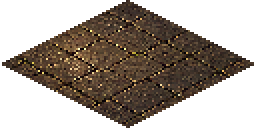
#> input picture _workspace/active/2026-07-30-rat-host-2d-production-assets-v1/artifacts/game-assets/environment/floor_clean_128x64.png, 128 x 64 px (shown 2 times larger)
$ python validate_production_assets.py
#> lines starting #> are read from the running program, lines starting #| are printed output that depends on the picture; after the words box and inside, x2 and y2 are one past the last pixel; in counts of white or black regions, pixels touching at a corner belong together
"""Validate production-v1 2D assets without importing them into Unity."""

from __future__ import annotations

import hashlib
import json
import subprocess
import sys
from pathlib import Path

import cv2
import numpy as np
from PIL import Image


ROOT = Path(__file__).resolve().parents[1]
GAME = ROOT / "artifacts" / "game-assets"
PREVIEWS = ROOT / "artifacts" / "previews"
REPORT = ROOT / "artifacts" / "validation-report.json"
BUILD = ROOT / "source" / "build_production_assets.py"


class Checks:
    def __init__(self) -> None:
        self.rows: list[dict[str, object]] = []

    def check(self, name: str, passed: bool, detail: str) -> None:
        self.rows.append({"name": name, "passed": bool(passed), "detail": detail})


def sha(path: Path) -> str:
    return hashlib.sha256(path.read_bytes()).hexdigest()


def png_info(path: Path) -> tuple[Image.Image, np.ndarray]:
    image = Image.open(path).convert("RGBA")
    return image, np.array(image)


def chroma_residual(array: np.ndarray) -> tuple[int, int]:
    red = array[:, :, 0]
    green = array[:, :, 1]
    blue = array[:, :, 2]
    alpha = array[:, :, 3]
    visible = alpha > 16
    magenta = visible & (red > 180) & (blue > 180) & (green < 80)
    green_key = visible & (green > 180) & (red < 80) & (blue < 100)
    return int(magenta.sum()), int(green_key.sum())


def alpha_bbox(array: np.ndarray) -> tuple[int, int, int, int]:
    ys, xs = np.where(array[:, :, 3] > 24)
    if not len(xs):
        return 0, 0, 0, 0
    return int(xs.min()), int(ys.min()), int(xs.max()) + 1, int(ys.max()) + 1


def verify_repeat(tile: Image.Image) -> tuple[bool, str]:
    width, height = tile.size
    canvas = Image.new("RGBA", (width * 5, height * 5), (0, 0, 0, 0))
    origin_x = canvas.width // 2
    origin_y = 8
    for total in range(7):
        for gy in range(4):
            gx = total - gy
            if 0 <= gx < 4:
                x = origin_x + (gx - gy) * (width // 2) - width // 2
                y = origin_y + (gx + gy) * (height // 2)
                canvas.alpha_composite(tile, (x, y))
    mask = (np.array(canvas.getchannel("A")) > 24).astype(np.uint8) * 255
    contours, hierarchy = cv2.findContours(mask, cv2.RETR_CCOMP, cv2.CHAIN_APPROX_SIMPLE)
    holes = 0
    if hierarchy is not None:
        holes = sum(1 for row in hierarchy[0] if row[3] >= 0)
    components, _labels = cv2.connectedComponents((mask > 0).astype(np.uint8), 8)
    passed = holes == 0 and components == 2
    return passed, f"visible_components={components - 1}, holes={holes}"


def all_output_files() -> list[Path]:
    return sorted(path for path in GAME.rglob("*") if path.is_file())


def main() -> int:
    checks = Checks()
    expected_sizes = {
        "environment/floor_clean_128x64.png": (128, 64),
        "environment/floor_worn_128x64.png": (128, 64),
        "environment/water_center_128x64.png": (128, 64),
        "environment/wall_straight_160x160.png": (160, 160),
        "environment/wall_corner_192x160.png": (192, 160),
        "environment/water_edge_128x96.png": (128, 96),
        "environment/prop_barrel_96x112.png": (96, 112),
        "environment/prop_crate_112x112.png": (112, 112),
        "environment/prop_drain_128x80.png": (128, 80),
        "rat/rat_side_neutral_256x192.png": (256, 192),
        "rat/rat_side_contact_256x192.png": (256, 192),
        "rat/rat_side_passing_256x192.png": (256, 192),
        "rat/rat_side_walk_3f_sheet.png": (768, 192),
        "hud/hud_portrait_frame_256.png": (256, 256),
        "hud/hud_rat_portrait_184.png": (184, 184),
        "hud/hud_bar_frame_512x80.png": (512, 80),
        "hud/hud_health_fill_400x52.png": (400, 52),
        "hud/hud_immune_fill_400x52.png": (400, 52),
    }
    for relative, size in expected_sizes.items():
        path = GAME / relative
        checks.check(f"exists:{relative}", path.exists(), str(path))
        if not path.exists():
            continue
        image, array = png_info(path)
#> in png_info, image is the input picture: PIL image 128x64 RGBA; mean R, G, B, A 39.9, 30.6, 22.3, 127.5
        checks.check(f"rgba:{relative}", image.mode == "RGBA", f"mode={image.mode}")
        checks.check(f"size:{relative}", image.size == size, f"size={image.size}")
        corners = (
            array[0, 0, 3],
            array[0, -1, 3],
            array[-1, 0, 3],
            array[-1, -1, 3],
        )
#> corners = (0, 0, 0, 0)
        checks.check(
            f"transparent-corners:{relative}",
            all(int(value) == 0 for value in corners),
            f"alpha={tuple(int(value) for value in corners)}",
        )
        visible = int((array[:, :, 3] > 24).sum())
#> visible = 4096
        checks.check(f"visible:{relative}", visible > 20, f"visible_pixels={visible}")
        magenta, green = chroma_residual(array)
#> in chroma_residual, `red = array[:, :, 0]`:
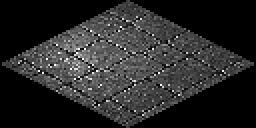
#> red: shape (64, 128) (shown 2 times larger); min 0, max 255, mean 39.9
#> in chroma_residual, `green = array[:, :, 1]`:
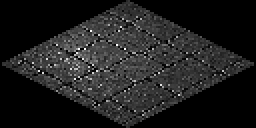
#> green: shape (64, 128) (shown 2 times larger); min 0, max 255, mean 30.6
#> in chroma_residual, `blue = array[:, :, 2]`:
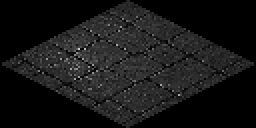
#> blue: shape (64, 128) (shown 2 times larger); min 0, max 206, mean 22.3
#> in chroma_residual, `alpha = array[:, :, 3]`:
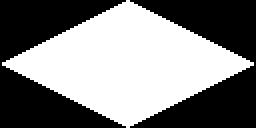
#> alpha: shape (64, 128) (shown 2 times larger); 50% white; 1 white region, box (x1, y1, x2, y2) and area: (1, 0, 127, 64) 4096
#> in chroma_residual, `magenta = visible & (red > 180) & (blue > 180) & (green < 80)`: magenta: shape (64, 128) bool; every value is 0
#> magenta = 0; green = 0
        checks.check(
            f"no-key-color:{relative}",
            magenta == 0 and green == 0,
            f"magenta={magenta}, green={green}",
        )
#> pass 2 of the loop in main, `for relative, size in expected_sizes.items():`:
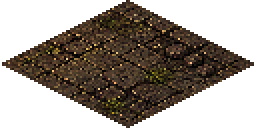
#> input picture _workspace/active/2026-07-30-rat-host-2d-production-assets-v1/artifacts/game-assets/environment/floor_worn_128x64.png, 128 x 64 px (shown 2 times larger)
#> in png_info, image is the input picture: PIL image 128x64 RGBA; mean R, G, B, A 32.1, 24.2, 16.8, 127.5
#> in chroma_residual (call 2), `blue = array[:, :, 2]`:
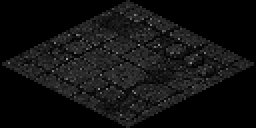
#> blue: shape (64, 128) (shown 2 times larger); min 0, max 163, mean 16.8
#> pass 3 of the loop in main, `for relative, size in expected_sizes.items():`:
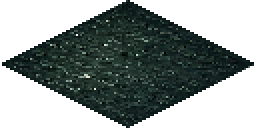
#> input picture _workspace/active/2026-07-30-rat-host-2d-production-assets-v1/artifacts/game-assets/environment/water_center_128x64.png, 128 x 64 px (shown 2 times larger)
#> in png_info, image is the input picture: PIL image 128x64 RGBA; mean R, G, B, A 14.5, 22.6, 20.4, 127.5
#> in chroma_residual (call 3), `green = array[:, :, 1]`:
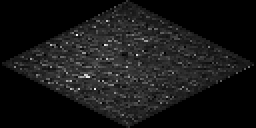
#> green: shape (64, 128) (shown 2 times larger); min 0, max 249, mean 22.6
#> the loop made 18 passes; the first 3 are shown

    for name in (
        "floor_clean_128x64.png",
        "floor_worn_128x64.png",
        "water_center_128x64.png",
    ):
        image = Image.open(GAME / "environment" / name).convert("RGBA")
        passed, detail = verify_repeat(image)
#> in verify_repeat, `canvas = Image.new("RGBA", (width * 5, height * 5), (0, 0, 0, 0))`: canvas: PIL image 640x320 RGBA; every value is 0
#> after the loop in verify_repeat, `for total in range(7):`:
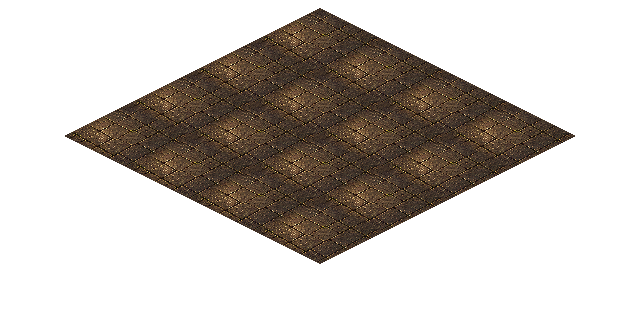
#> canvas: PIL image 640x320 RGBA; mean R, G, B, A 25.5, 19.6, 14.3, 81.6; transparent parts drawn white
#> in verify_repeat, `mask = (np.array(canvas.getchannel("A")) > 24).astype(np.uint8) * 255`:
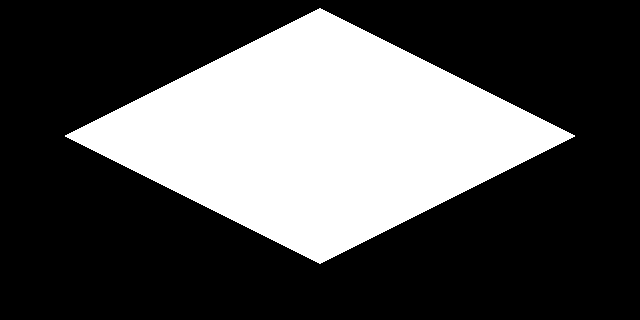
#> mask: shape (320, 640); 32% white; 1 white region
#> in verify_repeat, `contours, hierarchy = cv2.findContours(mask, cv2.RETR_CCOMP, cv2.CHAIN..`: contours = 1 contour; box (x1, y1, x2, y2) and area: (65, 8, 575, 264) 65025
#> in verify_repeat, `holes = sum(1 for row in hierarchy[0] if row[3] >= 0)`: holes = 0
#> in verify_repeat, `components, _labels = cv2.connectedComponents((mask > 0).astype(np.uin..`: _labels: shape (320, 640) int32; values 0 (black) and 1 (white), 32% white; 1 white region, box (x1, y1, x2, y2) and area: (65, 8, 575, 264) 65536
#> in verify_repeat, `components, _labels = cv2.connectedComponents((mask > 0).astype(np.uin..`: components = 2
#> in verify_repeat, `passed = holes == 0 and components == 2`: passed = True
#> passed = True; detail = 'visible_components=1, holes=0'
        checks.check(f"repeat:{name}", passed, detail)
#> pass 2 of the loop in main, `for name in (`:
#> after the loop in verify_repeat (call 2), `for total in range(7):`:
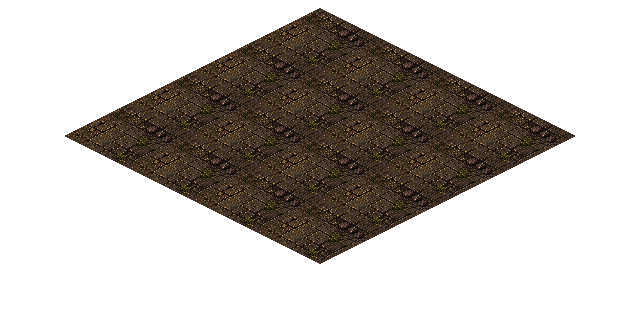
#> canvas: PIL image 640x320 RGBA; mean R, G, B, A 20.5, 15.5, 10.7, 81.6; transparent parts drawn white
#> pass 3 of the loop in main, `for name in (`:
#> after the loop in verify_repeat (call 3), `for total in range(7):`:
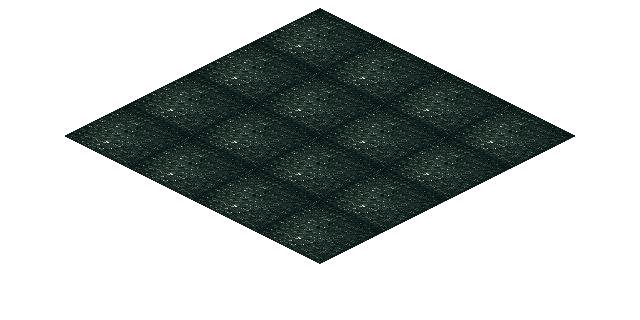
#> canvas: PIL image 640x320 RGBA; mean R, G, B, A 9.2, 14.4, 13, 81.6; transparent parts drawn white

    rat_boxes: list[tuple[int, int, int, int]] = []
    for name in ("neutral", "contact", "passing"):
        _image, array = png_info(GAME / "rat" / f"rat_side_{name}_256x192.png")
        box = alpha_bbox(array)
        rat_boxes.append(box)
        checks.check(
            f"rat-groundline:{name}",
            box[3] == 152,
            f"alpha_bbox={box}, expected_bottom_top_y=152",
        )
    widths = [box[2] - box[0] for box in rat_boxes]
    heights = [box[3] - box[1] for box in rat_boxes]
    checks.check(
        "rat-width-consistency",
        max(widths) / min(widths) <= 1.05,
        f"widths={widths}",
    )
    checks.check(
        "rat-height-consistency",
        max(heights) / min(heights) <= 1.05,
        f"heights={heights}",
    )

    frame_map_path = GAME / "rat" / "rat_side_walk_3f_frame-map.json"
    frame_map = json.loads(frame_map_path.read_text(encoding="utf-8"))
    checks.check(
        "rat-pivot",
        frame_map["pivot"]["pixels"] == [128, 40]
        and frame_map["groundline_top_y"] == 152,
        json.dumps(frame_map["pivot"], ensure_ascii=False),
    )
    checks.check(
        "rat-frame-order",
        [item["name"] for item in frame_map["frames"]]
        == ["neutral", "contact", "passing"],
        str([item["name"] for item in frame_map["frames"]]),
    )

    layout = json.loads(
        (GAME / "hud" / "hud_module-layout.json").read_text(encoding="utf-8")
    )
    checks.check(
        "hud-fill-layout",
        layout["bar"]["fill_offset_top_left"] == [56, 14]
        and layout["bar"]["fill_size"] == [400, 52],
        json.dumps(layout["bar"], ensure_ascii=False),
    )

    expected_previews = (
        "environment_repeat_checker.png",
        "environment_room_preview.png",
        "rat_actual_size.png",
        "rat_50_percent.png",
        "rat_2x.png",
        "hud_states.png",
        "master_asset_comparison.png",
    )
    for name in expected_previews:
        path = PREVIEWS / name
        checks.check(f"preview:{name}", path.exists() and path.stat().st_size > 1000, str(path))

    before = {path.relative_to(ROOT).as_posix(): sha(path) for path in all_output_files()}
    run = subprocess.run(
        [sys.executable, str(BUILD)],
        cwd=ROOT.parent.parent.parent,
        capture_output=True,
        text=True,
        check=False,
    )
    after = {path.relative_to(ROOT).as_posix(): sha(path) for path in all_output_files()}
    checks.check("rebuild-exit", run.returncode == 0, run.stdout.strip() or run.stderr.strip())
    checks.check(
        "rebuild-reproducible",
        before == after,
        f"files={len(before)}, matching={sum(before.get(key) == value for key, value in after.items())}",
    )

    passed = sum(1 for row in checks.rows if row["passed"])
    failed = len(checks.rows) - passed
    payload = {
        "summary": {"passed": passed, "failed": failed, "total": len(checks.rows)},
        "unity_import": "not run; explicitly out of scope",
        "checks": checks.rows,
    }
    REPORT.write_text(
        json.dumps(payload, ensure_ascii=False, indent=2) + "\n", encoding="utf-8"
    )
    print(json.dumps(payload["summary"], ensure_ascii=False))
    if failed:
        for row in checks.rows:
            if not row["passed"]:
                print(f"FAIL {row['name']}: {row['detail']}")
    return 1 if failed else 0


if __name__ == "__main__":
#> (the run stopped early here; a loop or call above may not have finished)
